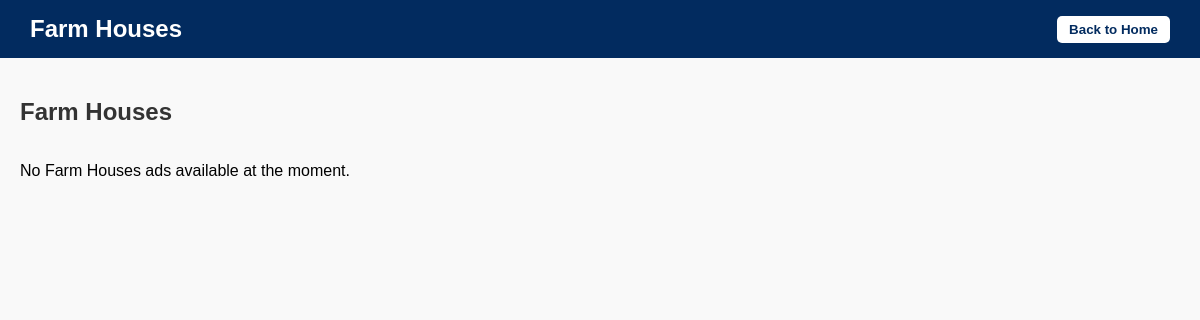
Before: /home/farm-house/ with the older database file.
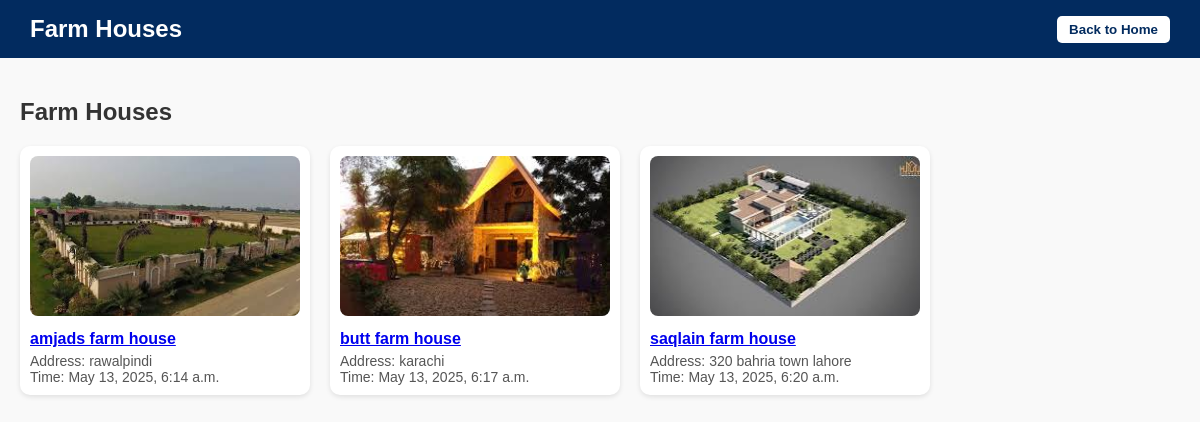
After: the same page with the newer database file.
### ads/models.py (models this page shows, shortened)
class AdPayment(models.Model):
    CATEGORY_CHOICES = [
        ('Playing Arena', 'Playing Arena'),
        ('Gym', 'Gym'),
        ('Farm House', 'Farm House'),
        ('Hotel Room', 'Hotel Room'),
        ('Saloon', 'Saloon'),
        ('Swimming Pool', 'Swimming Pool'),
        ('Cafe', 'Cafe'),
        ('Event Space', 'Event Space'),
        ('House', 'House'),
        ('Shop', 'Shop'),
    ]
    BANK_CHOICES = [
    ('meezan', 'Meezan Bank'),
    ('sadapay', 'SadaPay'),
    ('bank_alfalah', 'Bank Alfalah'),
    ('faysal', 'Faysal Bank'),
    ('hbl', 'Habib Bank Limited'),
    ('mcb', 'MCB Bank Limited'),
    ('ubl', 'United Bank Limited'),
    ('nbp', 'National Bank of Pakistan'),
    ('js_bank', 'JS Bank'),
    ('bank_of_punjab', 'Bank of Punjab'),
    ('standard_chartered', 'Standard Chartered Bank'),
    ('albaraka', 'Al Baraka Bank'),
    ('askari', 'Askari Bank'),
    ('bank_islamic', 'Bank Islami Pakistan Limited'),
]
    user = models.ForeignKey(
        settings.AUTH_USER_MODEL,
        on_delete=models.CASCADE,
        default=1
    )
    title = models.CharField(max_length=255)
    category = models.CharField(max_length=20, choices=CATEGORY_CHOICES)
    description = models.TextField()
    location = models.CharField(max_length=255)
    price = models.DecimalField(max_digits=10, decimal_places=2, null=True, blank=True)
    image = models.ImageField(upload_to='ads/images/')
    account_holder_name = models.CharField(max_length=255)
    account_number = models.CharField(max_length=255)
    bank = models.CharField(max_length=20, choices=BANK_CHOICES)  # Added choices here
    created_at = models.DateTimeField(auto_now_add=True)

### home/views.py (the view)
# urls.py: path('farm-house/', views.farm_house, name='farm-house'),
def farm_house(request):
    ads = AdPayment.objects.filter(category="Farm House")
    return render(request, 'farmhouse.html', {'ads': ads})

### home/templates/farmhouse.html (shortened to what this page needs)
<!DOCTYPE html>
<html lang="en">
<head>
</head>
<body>
  <header>
    <h1>Farm Houses</h1>
    <button class="back-button" onclick="window.history.back()">Back to Home</button>
  </header>
  <div class="container">
    <h2>Farm Houses</h2>
    <div class="card-container">
      {% for ad in ads %}
      <div class="card">
        <img src="{{ ad.image.url }}" alt="{{ ad.title }}" />
        <h3><a href="{% url 'home:spot_detail' ad.id %}">{{ ad.title }}</a></h3>
        <p>Address: {{ ad.location }}<br>Time: {{ ad.created_at }}</p>
      </div>
      {% empty %}
      <p>No Farm Houses ads available at the moment.</p>
      {% endfor %}
    </div>
  </div>
</body>
</html>

Changed rows visible on the page:
added AdPayment: image (picture), title "amjads farm house", location "rawalpindi", created_at "May 13, 2025, 6:14 a.m."
added AdPayment: image (picture), title "butt farm house", location "karachi", created_at "May 13, 2025, 6:17 a.m."
added AdPayment: image (picture), title "saqlain farm house", location "320 bahria town lahore", created_at "May 13, 2025, 6:20 a.m."
Other visible differences:
text no longer shown: "No Farm Houses ads available at the moment."
